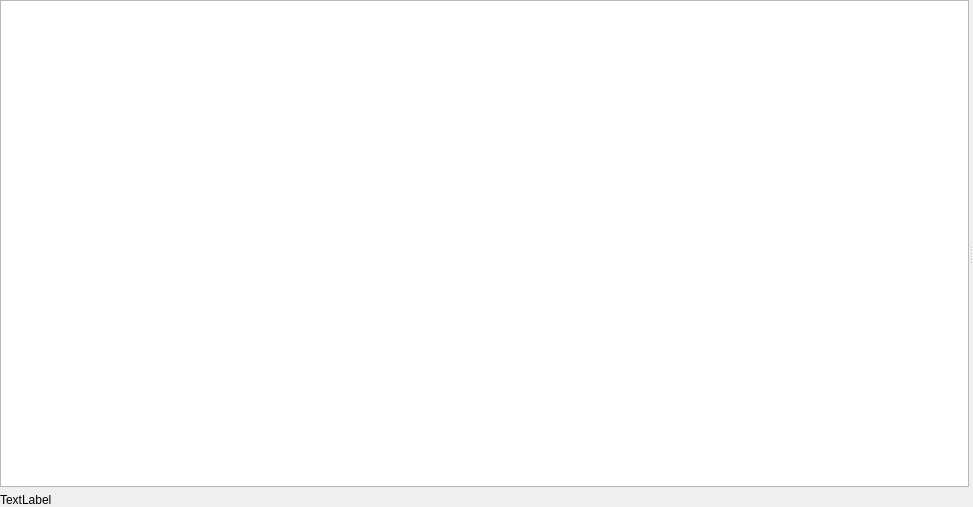
<?xml version="1.0" encoding="UTF-8"?>
<ui version="4.0">
 <class>MainWindow</class>
 <widget class="QWidget" name="MainWindow">
  <property name="geometry">
   <rect>
    <x>0</x>
    <y>0</y>
    <width>973</width>
    <height>507</height>
   </rect>
  </property>
  <property name="sizePolicy">
   <sizepolicy hsizetype="Fixed" vsizetype="Fixed">
    <horstretch>0</horstretch>
    <verstretch>0</verstretch>
   </sizepolicy>
  </property>
  <property name="windowTitle">
   <string>Meduzzza</string>
  </property>
  <layout class="QVBoxLayout" name="verticalLayout_2">
   <property name="margin">
    <number>0</number>
   </property>
   <item>
    <widget class="QSplitter" name="m_splitter">
     <property name="orientation">
      <enum>Qt::Horizontal</enum>
     </property>
     <widget class="QWidget" name="">
      <layout class="QVBoxLayout" name="verticalLayout">
       <item>
        <widget class="QListView" name="m_menu_view">
         <property name="sizePolicy">
          <sizepolicy hsizetype="MinimumExpanding" vsizetype="Expanding">
           <horstretch>0</horstretch>
           <verstretch>0</verstretch>
          </sizepolicy>
         </property>
         <property name="font">
          <font>
           <pointsize>14</pointsize>
          </font>
         </property>
         <property name="focusPolicy">
          <enum>Qt::NoFocus</enum>
         </property>
         <property name="contextMenuPolicy">
          <enum>Qt::CustomContextMenu</enum>
         </property>
         <property name="resizeMode">
          <enum>QListView::Adjust</enum>
         </property>
        </widget>
       </item>
       <item>
        <widget class="QLabel" name="m_total_label">
         <property name="sizePolicy">
          <sizepolicy hsizetype="Expanding" vsizetype="Preferred">
           <horstretch>0</horstretch>
           <verstretch>0</verstretch>
          </sizepolicy>
         </property>
         <property name="text">
          <string>TextLabel</string>
         </property>
        </widget>
       </item>
      </layout>
     </widget>
     <widget class="QWidget" name="m_main_widget" native="true">
      <property name="sizePolicy">
       <sizepolicy hsizetype="Expanding" vsizetype="Expanding">
        <horstretch>0</horstretch>
        <verstretch>0</verstretch>
       </sizepolicy>
      </property>
      <layout class="QVBoxLayout" name="verticalLayout_4">
       <property name="margin">
        <number>0</number>
       </property>
       <item>
        <layout class="QVBoxLayout" name="m_main_widget_layout"/>
       </item>
      </layout>
     </widget>
    </widget>
   </item>
  </layout>
 </widget>
 <resources>
  <include location="../qrc/meduzzza.qrc"/>
 </resources>
 <connections/>
</ui>
